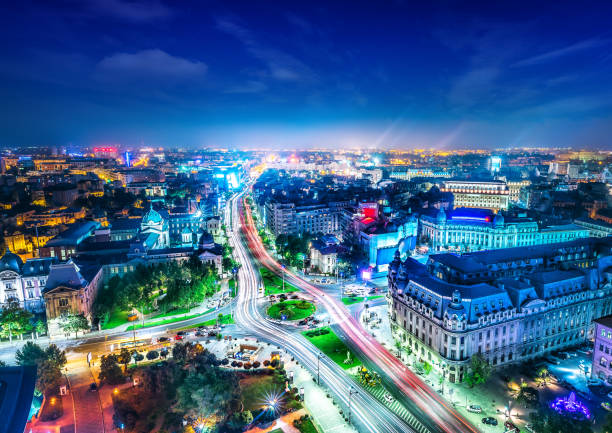
#> input picture 1.jpg, 612 x 433 px, found by its file name
$ python opencv.py
#> lines starting #> are read from the running program, lines starting #| are printed output that depends on the picture; after the words box and inside, x2 and y2 are one past the last pixel; in counts of white or black regions, pixels touching at a corner belong together

from email.mime import image
import cv2 as cv
import sys
import numpy as np
X_DIMENSION = 800
Y_DIMENSION = 600
black_image = np.zeros((X_DIMENSION,Y_DIMENSION,3), np.uint8)

img = cv.imread(cv.samples.findFile("c://STUFF/1.jpg"))
#> img is the input picture: shape (433, 612, 3); mean B, G, R 140.1, 98.3, 61.2
if img is None:
    sys.exit("Could not read the image.")
dimensions = img.shape
#> dimensions = (433, 612, 3)
height = img.shape[0]
#> height = 433
width = img.shape[1]
#> width = 612
channels = img.shape[2]
#> channels = 3

print('Image Dimension    : ',dimensions)
#| Image Dimension    :  (433, 612, 3)
print('Image Height       : ',height)
#| Image Height       :  433
print('Image Width        : ',width)
#| Image Width        :  612
print('Number of Channels : ',channels)
#| Number of Channels :  3
cv.circle(black_image, [10,10], 10, [214, 214, 4], -1)
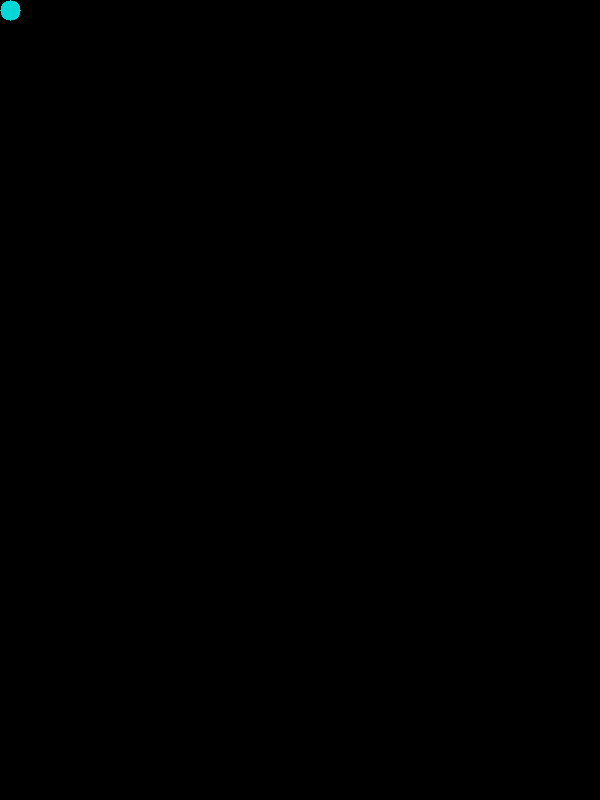
#> black_image: shape (800, 600, 3); mean of channels 0, 1, 2 0.1, 0.1, 0; drawn as B, G, R
cv.putText(black_image, " <- Culoare cautata", (20, 20), cv.FONT_HERSHEY_PLAIN, 1, (110,110, 110), 1)
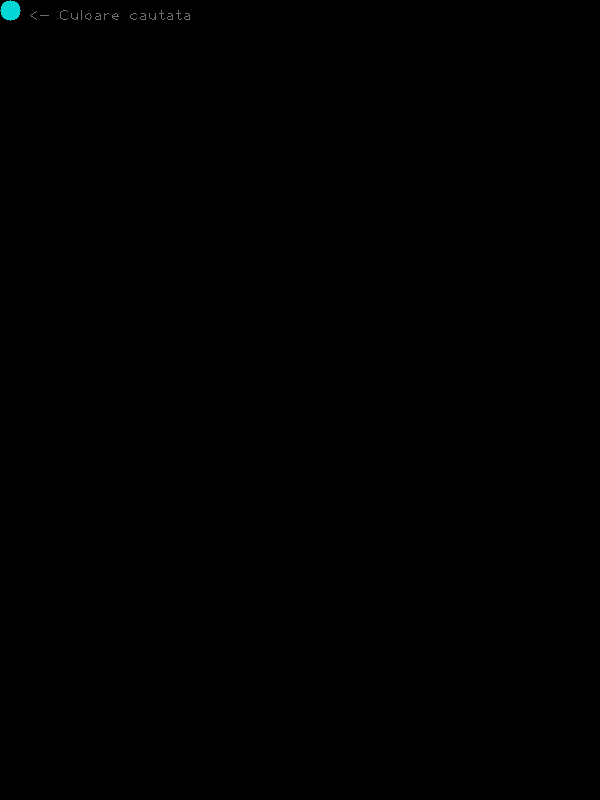
#> black_image: shape (800, 600, 3); 0.05% of pixels changed, all inside (x1, y1, x2, y2) = (30, 10, 190, 20); drawn as B, G, R
cv.imshow("Display img", img)
cv.imshow("Display black_image", black_image)
k = cv.waitKey(0)
#> (key Esc is pressed here)
if k == ord("s"):
    cv.imwrite("c://STUFF/starry_night.png", img)
